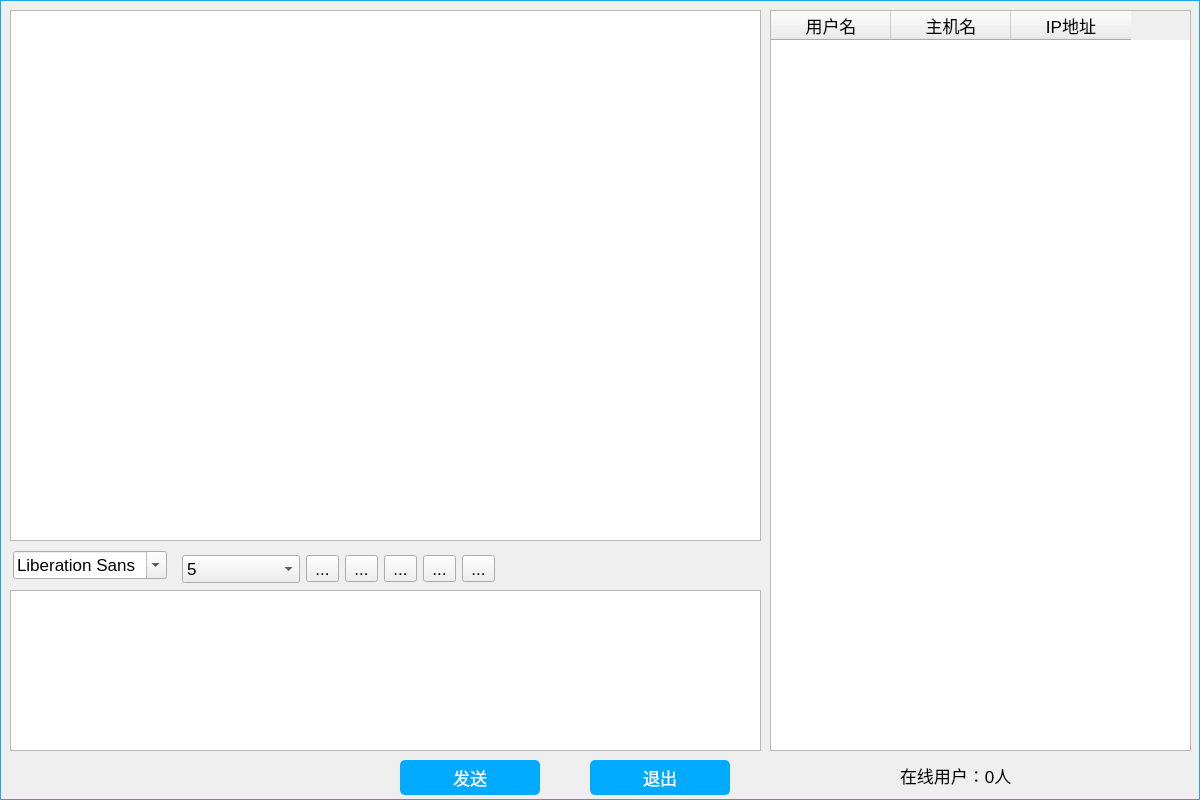
<?xml version="1.0" encoding="UTF-8"?>
<ui version="4.0">
 <class>Widget</class>
 <widget class="QWidget" name="Widget">
  <property name="geometry">
   <rect>
    <x>0</x>
    <y>0</y>
    <width>1200</width>
    <height>800</height>
   </rect>
  </property>
  <property name="windowTitle">
   <string>CCMessenger</string>
  </property>
  <property name="styleSheet">
   <string notr="true">#Widget{
border-image: url(:/res/bluebackground.jpg);
border-width : 1px;

border-color : #1ea4f2;

border-style : solid;

border-width : 1px;
}


*{
font-size:17px;
}

#frame{border-radius:15px;}

</string>
  </property>
  <widget class="QTextBrowser" name="messageBrowser">
   <property name="geometry">
    <rect>
     <x>10</x>
     <y>10</y>
     <width>751</width>
     <height>531</height>
    </rect>
   </property>
  </widget>
  <widget class="QTextEdit" name="messageTextEdit">
   <property name="geometry">
    <rect>
     <x>10</x>
     <y>590</y>
     <width>751</width>
     <height>161</height>
    </rect>
   </property>
  </widget>
  <widget class="QTableWidget" name="userTableWidget">
   <property name="geometry">
    <rect>
     <x>770</x>
     <y>10</y>
     <width>421</width>
     <height>741</height>
    </rect>
   </property>
   <property name="minimumSize">
    <size>
     <width>0</width>
     <height>731</height>
    </size>
   </property>
   <property name="styleSheet">
    <string notr="true">font: 9pt &quot;宋体&quot;;</string>
   </property>
   <property name="verticalScrollBarPolicy">
    <enum>Qt::ScrollBarAsNeeded</enum>
   </property>
   <property name="horizontalScrollBarPolicy">
    <enum>Qt::ScrollBarAsNeeded</enum>
   </property>
   <property name="autoScroll">
    <bool>true</bool>
   </property>
   <property name="selectionMode">
    <enum>QAbstractItemView::SingleSelection</enum>
   </property>
   <property name="selectionBehavior">
    <enum>QAbstractItemView::SelectRows</enum>
   </property>
   <property name="showGrid">
    <bool>false</bool>
   </property>
   <attribute name="horizontalHeaderDefaultSectionSize">
    <number>120</number>
   </attribute>
   <attribute name="horizontalHeaderMinimumSectionSize">
    <number>39</number>
   </attribute>
   <attribute name="verticalHeaderDefaultSectionSize">
    <number>38</number>
   </attribute>
   <column>
    <property name="text">
     <string>用户名</string>
    </property>
   </column>
   <column>
    <property name="text">
     <string>主机名</string>
    </property>
   </column>
   <column>
    <property name="text">
     <string>IP地址</string>
    </property>
   </column>
  </widget>
  <widget class="QPushButton" name="sendButton">
   <property name="geometry">
    <rect>
     <x>400</x>
     <y>760</y>
     <width>140</width>
     <height>35</height>
    </rect>
   </property>
   <property name="styleSheet">
    <string notr="true">background-color: rgb(0, 170, 255);
border-radius:5px;
color: rgb(255, 255, 255);
font: 16pt &quot;宋体&quot;;</string>
   </property>
   <property name="text">
    <string>发送</string>
   </property>
  </widget>
  <widget class="QPushButton" name="exitButton">
   <property name="geometry">
    <rect>
     <x>590</x>
     <y>760</y>
     <width>140</width>
     <height>35</height>
    </rect>
   </property>
   <property name="styleSheet">
    <string notr="true">background-color: rgb(0, 170, 255);
font: 16pt &quot;宋体&quot;;
border-radius:5px;
color: rgb(255, 255, 255);</string>
   </property>
   <property name="text">
    <string>退出</string>
   </property>
  </widget>
  <widget class="QLabel" name="userlabel">
   <property name="geometry">
    <rect>
     <x>900</x>
     <y>760</y>
     <width>171</width>
     <height>31</height>
    </rect>
   </property>
   <property name="styleSheet">
    <string notr="true"/>
   </property>
   <property name="text">
    <string>在线用户：0人</string>
   </property>
  </widget>
  <widget class="QFontComboBox" name="fontComboBox">
   <property name="geometry">
    <rect>
     <x>13</x>
     <y>551</y>
     <width>154</width>
     <height>28</height>
    </rect>
   </property>
  </widget>
  <widget class="QWidget" name="">
   <property name="geometry">
    <rect>
     <x>182</x>
     <y>550</y>
     <width>313</width>
     <height>38</height>
    </rect>
   </property>
   <layout class="QHBoxLayout" name="horizontalLayout">
    <item>
     <widget class="QComboBox" name="sizeComboBox">
      <item>
       <property name="text">
        <string>5</string>
       </property>
      </item>
      <item>
       <property name="text">
        <string>6</string>
       </property>
      </item>
      <item>
       <property name="text">
        <string>7</string>
       </property>
      </item>
      <item>
       <property name="text">
        <string>8</string>
       </property>
      </item>
      <item>
       <property name="text">
        <string>9</string>
       </property>
      </item>
      <item>
       <property name="text">
        <string>10</string>
       </property>
      </item>
      <item>
       <property name="text">
        <string>11</string>
       </property>
      </item>
      <item>
       <property name="text">
        <string>12</string>
       </property>
      </item>
      <item>
       <property name="text">
        <string>13</string>
       </property>
      </item>
      <item>
       <property name="text">
        <string>14</string>
       </property>
      </item>
      <item>
       <property name="text">
        <string>15</string>
       </property>
      </item>
      <item>
       <property name="text">
        <string>16</string>
       </property>
      </item>
      <item>
       <property name="text">
        <string>17</string>
       </property>
      </item>
      <item>
       <property name="text">
        <string>18</string>
       </property>
      </item>
      <item>
       <property name="text">
        <string>19</string>
       </property>
      </item>
      <item>
       <property name="text">
        <string>20</string>
       </property>
      </item>
      <item>
       <property name="text">
        <string>21</string>
       </property>
      </item>
      <item>
       <property name="text">
        <string>22</string>
       </property>
      </item>
      <item>
       <property name="text">
        <string>23</string>
       </property>
      </item>
      <item>
       <property name="text">
        <string>24</string>
       </property>
      </item>
      <item>
       <property name="text">
        <string>25</string>
       </property>
      </item>
      <item>
       <property name="text">
        <string>26</string>
       </property>
      </item>
      <item>
       <property name="text">
        <string>27</string>
       </property>
      </item>
      <item>
       <property name="text">
        <string>28</string>
       </property>
      </item>
      <item>
       <property name="text">
        <string>29</string>
       </property>
      </item>
      <item>
       <property name="text">
        <string>30</string>
       </property>
      </item>
     </widget>
    </item>
    <item>
     <widget class="QToolButton" name="colorToolButton_2">
      <property name="toolTip">
       <string>字体颜色</string>
      </property>
      <property name="styleSheet">
       <string notr="true"/>
      </property>
      <property name="text">
       <string>...</string>
      </property>
      <property name="icon">
       <iconset resource="res.qrc">
        <normaloff>:/res/color3.jpg</normaloff>:/res/color3.jpg</iconset>
      </property>
      <property name="iconSize">
       <size>
        <width>40</width>
        <height>30</height>
       </size>
      </property>
     </widget>
    </item>
    <item>
     <widget class="QToolButton" name="sendToolButton">
      <property name="toolTip">
       <string>文件传输</string>
      </property>
      <property name="styleSheet">
       <string notr="true"/>
      </property>
      <property name="text">
       <string>...</string>
      </property>
      <property name="icon">
       <iconset resource="res.qrc">
        <normaloff>:/res/document.jpg</normaloff>:/res/document.jpg</iconset>
      </property>
      <property name="iconSize">
       <size>
        <width>40</width>
        <height>30</height>
       </size>
      </property>
      <property name="checkable">
       <bool>false</bool>
      </property>
     </widget>
    </item>
    <item>
     <widget class="QToolButton" name="saveToolButton">
      <property name="toolTip">
       <string>保存聊天记录</string>
      </property>
      <property name="styleSheet">
       <string notr="true"/>
      </property>
      <property name="text">
       <string>...</string>
      </property>
      <property name="icon">
       <iconset resource="res.qrc">
        <normaloff>:/res/save.jpg</normaloff>:/res/save.jpg</iconset>
      </property>
      <property name="iconSize">
       <size>
        <width>40</width>
        <height>30</height>
       </size>
      </property>
     </widget>
    </item>
    <item>
     <widget class="QToolButton" name="searchToolButton">
      <property name="toolTip">
       <string>查看聊天记录</string>
      </property>
      <property name="styleSheet">
       <string notr="true"/>
      </property>
      <property name="text">
       <string>...</string>
      </property>
      <property name="icon">
       <iconset>
        <normaloff>res/document2.png</normaloff>res/document2.png</iconset>
      </property>
      <property name="iconSize">
       <size>
        <width>40</width>
        <height>30</height>
       </size>
      </property>
     </widget>
    </item>
    <item>
     <widget class="QToolButton" name="clearToolButton">
      <property name="toolTip">
       <string>清空消息</string>
      </property>
      <property name="styleSheet">
       <string notr="true"/>
      </property>
      <property name="text">
       <string>...</string>
      </property>
      <property name="icon">
       <iconset resource="res.qrc">
        <normaloff>:/res/clear.jpg</normaloff>:/res/clear.jpg</iconset>
      </property>
      <property name="iconSize">
       <size>
        <width>40</width>
        <height>30</height>
       </size>
      </property>
     </widget>
    </item>
   </layout>
  </widget>
  <zorder>messageBrowser</zorder>
  <zorder>messageTextEdit</zorder>
  <zorder>userTableWidget</zorder>
  <zorder>sendButton</zorder>
  <zorder>exitButton</zorder>
  <zorder>userlabel</zorder>
  <zorder>fontComboBox</zorder>
  <zorder>layoutWidget</zorder>
  <zorder>searchToolButton</zorder>
  <zorder>clearToolButton</zorder>
  <zorder>clearToolButton</zorder>
 </widget>
 <resources>
  <include location="res.qrc"/>
 </resources>
 <connections/>
</ui>
